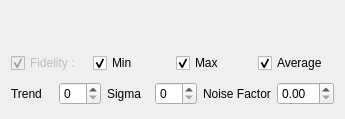
<?xml version="1.0" encoding="UTF-8"?>
<ui version="4.0">
 <class>RSOptionsManagerWidget</class>
 <widget class="QWidget" name="RSOptionsManagerWidget">
  <property name="geometry">
   <rect>
    <x>0</x>
    <y>0</y>
    <width>345</width>
    <height>119</height>
   </rect>
  </property>
  <property name="maximumSize">
   <size>
    <width>16777215</width>
    <height>119</height>
   </size>
  </property>
  <property name="windowTitle">
   <string>Form</string>
  </property>
  <layout class="QVBoxLayout" name="verticalLayout">
   <item>
    <widget class="QLabel" name="m_title">
     <property name="sizePolicy">
      <sizepolicy hsizetype="Minimum" vsizetype="Minimum">
       <horstretch>0</horstretch>
       <verstretch>0</verstretch>
      </sizepolicy>
     </property>
     <property name="minimumSize">
      <size>
       <width>0</width>
       <height>20</height>
      </size>
     </property>
     <property name="maximumSize">
      <size>
       <width>16777215</width>
       <height>30</height>
      </size>
     </property>
     <property name="styleSheet">
      <string notr="true">font: 12pt &quot;Arial Narrow&quot;;</string>
     </property>
     <property name="text">
      <string/>
     </property>
    </widget>
   </item>
   <item>
    <layout class="QHBoxLayout" name="horizontalLayout">
     <item>
      <widget class="QCheckBox" name="m_fidelityCheckEdit">
       <property name="enabled">
        <bool>false</bool>
       </property>
       <property name="text">
        <string>Fidelity :</string>
       </property>
       <property name="checked">
        <bool>true</bool>
       </property>
      </widget>
     </item>
     <item>
      <widget class="QCheckBox" name="m_fidelityMinCheckEdit">
       <property name="text">
        <string>Min</string>
       </property>
       <property name="checked">
        <bool>true</bool>
       </property>
      </widget>
     </item>
     <item>
      <widget class="QCheckBox" name="m_fidelityMaxCheckEdit">
       <property name="text">
        <string>Max</string>
       </property>
       <property name="checked">
        <bool>true</bool>
       </property>
      </widget>
     </item>
     <item>
      <widget class="QCheckBox" name="m_fidelityAvgCheckEdit">
       <property name="text">
        <string>Average</string>
       </property>
       <property name="checked">
        <bool>true</bool>
       </property>
      </widget>
     </item>
    </layout>
   </item>
   <item>
    <layout class="QHBoxLayout" name="horizontalLayout_5">
     <item>
      <layout class="QHBoxLayout" name="horizontalLayout_2">
       <item>
        <widget class="QLabel" name="label_2">
         <property name="text">
          <string>Trend</string>
         </property>
        </widget>
       </item>
       <item>
        <widget class="QSpinBox" name="m_trendEdit"/>
       </item>
      </layout>
     </item>
     <item>
      <layout class="QHBoxLayout" name="horizontalLayout_3">
       <item>
        <widget class="QLabel" name="label_3">
         <property name="text">
          <string>Sigma</string>
         </property>
        </widget>
       </item>
       <item>
        <widget class="QSpinBox" name="m_sigmaEdit"/>
       </item>
      </layout>
     </item>
     <item>
      <layout class="QHBoxLayout" name="horizontalLayout_4">
       <item>
        <widget class="QLabel" name="label_4">
         <property name="text">
          <string>Noise Factor</string>
         </property>
        </widget>
       </item>
       <item>
        <widget class="QDoubleSpinBox" name="m_noiseFactorEdit"/>
       </item>
      </layout>
     </item>
    </layout>
   </item>
  </layout>
 </widget>
 <resources/>
 <connections/>
</ui>
